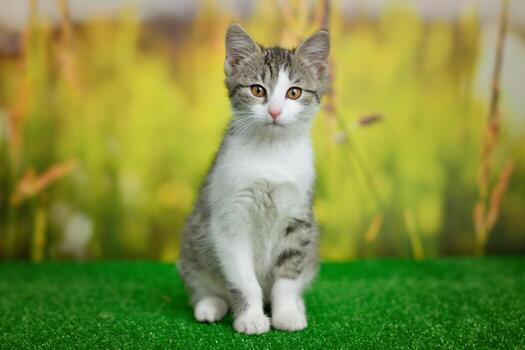
#> input picture cat.jpg, 525 x 350 px
$ jupyter execute 07_OpenCV_Edges_and_Gradients.ipynb   (older library calls are emulated)
#> lines starting #> are read from the running program, lines starting #| are printed output that depends on the picture; after the words box and inside, x2 and y2 are one past the last pixel; in counts of white or black regions, pixels touching at a corner belong together
# 07 — OpenCV Edges & Gradients

This notebook covers image gradients, Sobel, Scharr, Laplacian, Canny edge detection, and the mathematics behind gradient-based edges.

**Goal:** understand how OpenCV detects rapid changes in intensity and turns them into useful edge maps.

[cell 1]
import cv2
import numpy as np
import matplotlib.pyplot as plt

image = cv2.imread("cat.jpg")
#> image is the input picture: shape (350, 525, 3); mean B, G, R 66.2, 142.5, 129.8
if image is None:
    raise FileNotFoundError("cat.jpg not found")
gray = cv2.cvtColor(image, cv2.COLOR_BGR2GRAY)
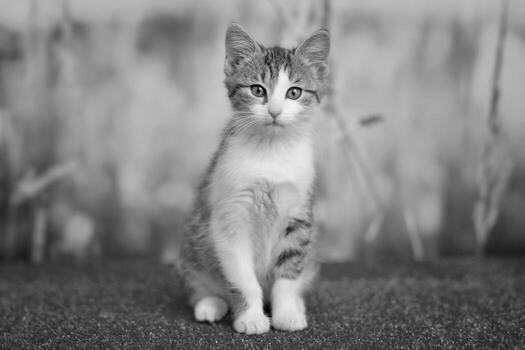
#> gray: shape (350, 525); min 0, max 249, mean 130

## 1. What is an edge?

An edge is a location where image intensity changes rapidly. Examples include object boundaries, corners, text strokes, and strong texture transitions.

## 2. Image Gradient — The Math

The gradient measures how quickly intensity changes in the x and y directions:

$$
G_x = \frac{\partial I}{\partial x}, \qquad
G_y = \frac{\partial I}{\partial y}
$$

Gradient magnitude:

$$
|G| = \sqrt{G_x^2 + G_y^2}
$$

Gradient direction:

$$
\theta = \tan^{-1}\left(\frac{G_y}{G_x}\right)
$$

Large magnitude usually indicates a strong edge.

## 3. Sobel Operator

Sobel approximates the first derivative with convolution kernels:

$$
K_x =
\begin{bmatrix}
-1 & 0 & 1 \\
-2 & 0 & 2 \\
-1 & 0 & 1
\end{bmatrix},
\qquad
K_y =
\begin{bmatrix}
-1 & -2 & -1 \\
0 & 0 & 0 \\
1 & 2 & 1
\end{bmatrix}
$$

[cell 2]
sobel_x=cv2.Sobel(gray,cv2.CV_64F,1,0,ksize=3)

sobel_y=cv2.Sobel(gray,cv2.CV_64F,0,1,ksize=3)
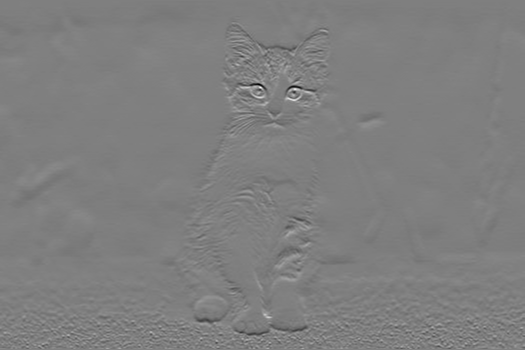
#> sobel_y: shape (350, 525) float64; min -794, max 792, mean -2.5; drawn with min black and max white

print(f"sobel X: {sobel_x.shape}\n\nsobel y: {sobel_y.shape}")
#| sobel X: (350, 525)
#| sobel y: (350, 525)

fig,ax=plt.subplots(1,3,figsize=(15,4))

for a,img,title in zip(ax,[gray,cv2.convertScaleAbs(sobel_x),cv2.convertScaleAbs(sobel_y)],["Gray","Sobel X","Sobel Y"]):
    a.imshow(img,cmap="gray")
    a.set_title(title)
    a.axis("off")
#> this loop made 3 passes
#> title on passes 1 to 3: 'Gray', 'Sobel X', 'Sobel Y'

plt.show()

## 4. Sobel X vs Sobel Y

**Sobel X** responds strongly to vertical edges because intensity changes horizontally.

**Sobel Y** responds strongly to horizontal edges because intensity changes vertically.

[cell 3]
magnitude=cv2.magnitude(sobel_x.astype(np.float32),sobel_y.astype(np.float32))
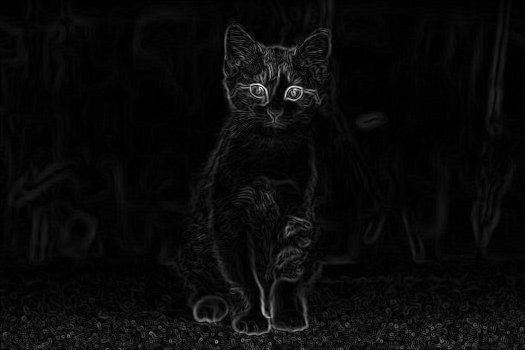
#> magnitude: shape (350, 525) float32; min 0, max 824.5, mean 32.2; drawn with min black and max white

magnitude=cv2.normalize(magnitude,None,0,255,cv2.NORM_MINMAX).astype(np.uint8)

plt.imshow(magnitude,cmap="gray")
plt.title("Gradient Magnitude")
plt.axis("off")
plt.show()

## 5. `cv2.Sobel()`

**Syntax:** `cv2.Sobel(src, ddepth, dx, dy, ksize)`

`dx` and `dy` select the derivative direction. `CV_64F` is a datatype it is useful because derivative results can be negative.

[cell 4]
for k in [3,5]:
    s=cv2.Sobel(gray,cv2.CV_64F,1,0,ksize=k)
    plt.figure(figsize=(5,4))
    plt.imshow(cv2.convertScaleAbs(s),cmap="gray")
    plt.title(f"Sobel X — {k}×{k}")
    plt.axis("off")
    plt.show()

## 6. Scharr

Scharr is designed to give a more accurate 3×3 derivative than Sobel.

**Syntax:** `cv2.Scharr(src, ddepth, dx, dy)`

[cell 5]
scharr_x=cv2.Scharr(gray,cv2.CV_64F,1,0)
scharr_y=cv2.Scharr(gray,cv2.CV_64F,0,1)
fig,ax=plt.subplots(1,2,figsize=(10,4))
for a,img,title in zip(ax,[cv2.convertScaleAbs(scharr_x),cv2.convertScaleAbs(scharr_y)],["Scharr X","Scharr Y"]):
    a.imshow(img,cmap="gray")
    a.set_title(title)
    a.axis("off")
#> this loop made 2 passes
plt.show()
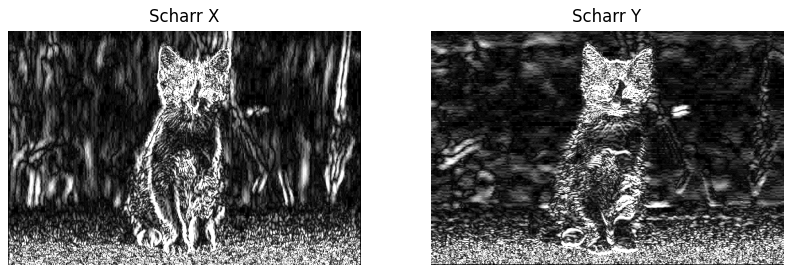
#> figure drawn by matplotlib, 2 panels

## 7. Laplacian

The Laplacian is the second derivative:

$$
\nabla^2 I =
\frac{\partial^2 I}{\partial x^2}
+
\frac{\partial^2 I}{\partial y^2}
$$

It responds to rapid intensity changes in all directions.

[cell 6]
lap=cv2.Laplacian(gray,cv2.CV_64F)
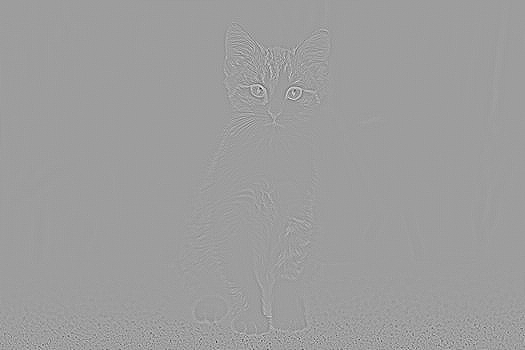
#> lap: shape (350, 525) float64; min -399, max 247, mean 0; drawn with min black and max white
plt.imshow(cv2.convertScaleAbs(lap),cmap="gray")
plt.title("Laplacian")
plt.axis("off")
plt.show()
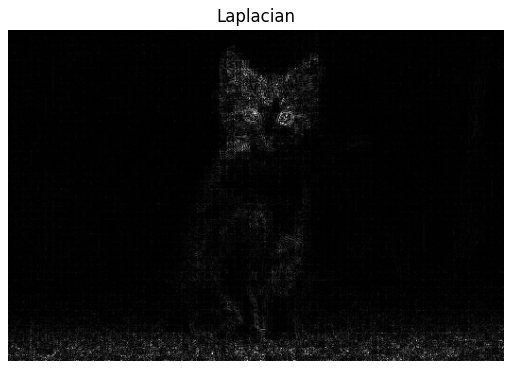
#> figure drawn by matplotlib, 1 panel

## 8. Canny edge detector

Canny is a multi-stage detector:

1. Gaussian smoothing
2. Gradient calculation
3. Non-maximum suppression
4. Double threshold
5. Hysteresis edge tracking

[cell 7]
edges=cv2.Canny(gray,50,150)
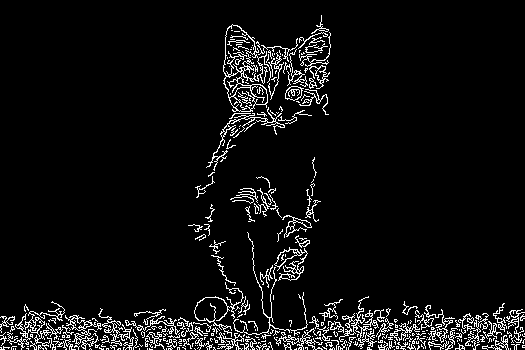
#> edges: shape (350, 525); 6% white in thin lines or dots
plt.imshow(edges,cmap="gray")
plt.title("Canny Edges")
plt.axis("off")
plt.show()

## 9. Canny thresholds

The **high threshold** selects strong edges. The **low threshold** allows weaker candidates; weak edges survive when connected to strong edges through hysteresis.

[cell 8]
pairs=[(30,100),(50,150),(100,200),(150,250)]
fig,ax=plt.subplots(1,4,figsize=(18,4))
for a,(lo,hi) in zip(ax,pairs):
    a.imshow(cv2.Canny(gray,lo,hi),cmap="gray"); a.set_title(f"{lo}, {hi}"); a.axis("off")
#> this loop made 4 passes
#> (lo, hi) on passes 1 to 4: (30, 100), (50, 150), (100, 200), (150, 250)
plt.show()
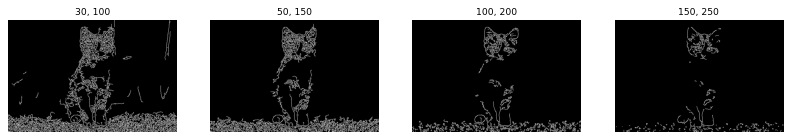
#> figure drawn by matplotlib, 4 panels

## 10. Non-maximum suppression

Gradient regions can be thick. Non-maximum suppression keeps the strongest response along the gradient direction, producing thinner edges.

## 11. Hysteresis

Strong pixels become definite edges. Weak pixels are retained only when connected to strong edges; isolated weak pixels are removed.

[cell 9]
blur=cv2.GaussianBlur(gray,(5,5),0)
edge_raw=cv2.Canny(gray,50,150)
edge_blur=cv2.Canny(blur,50,150)
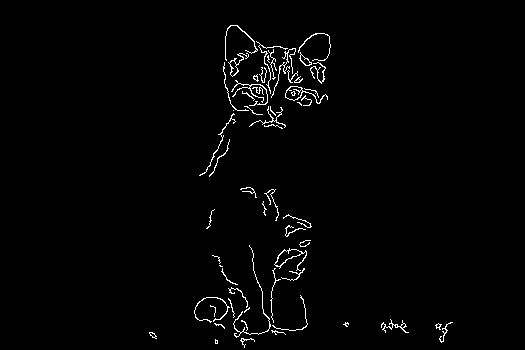
#> edge_blur: shape (350, 525); 1.6% white in thin lines or dots, all inside (x1, y1, x2, y2) = (149, 25, 453, 348)
fig,ax=plt.subplots(1,2,figsize=(10,4))
for a,img,title in zip(ax,[edge_raw,edge_blur],["Canny","Gaussian Blur → Canny"]):
    a.imshow(img,cmap="gray")
    a.set_title(title)
    a.axis("off")
#> this loop made 2 passes
plt.show()

## 12. Why blur before edge detection?

Derivatives amplify high-frequency changes, including noise. Gaussian smoothing reduces noise before calculating the gradient.

## 13. Edge overlay

A binary edge map can be drawn back onto the original image for visualization.

[cell 10]
overlay=image.copy()
overlay[edge_blur>0]=(0,0,255)
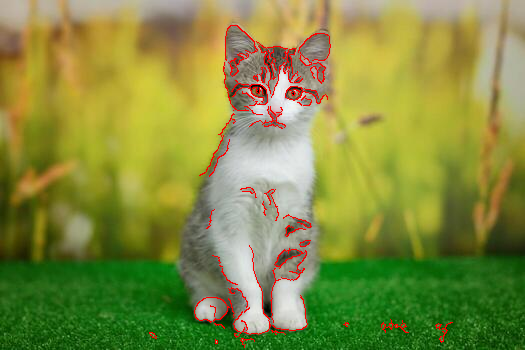
#> overlay: shape (350, 525, 3); 1.61% of pixels changed, all inside (x1, y1, x2, y2) = (149, 25, 453, 348)
plt.imshow(cv2.cvtColor(overlay,cv2.COLOR_BGR2RGB))
plt.title("Edges Overlay")
plt.axis("off")
plt.show()

## 14. Practical pipeline

**BGR → Grayscale → Gaussian Blur → Canny**

This is one of the most common classical edge-detection workflows.

[cell 11]
gray=cv2.cvtColor(image,cv2.COLOR_BGR2GRAY)
blur=cv2.GaussianBlur(gray,(5,5),0)
edges=cv2.Canny(blur,50,150)
fig,ax=plt.subplots(1,3,figsize=(15,4))
for a,img,title in zip(ax,[gray,blur,edges],["Gray","Blur","Canny"]):
    a.imshow(img,cmap="gray")
    a.set_title(title)
    a.axis("off")
#> this loop made 3 passes
plt.show()
